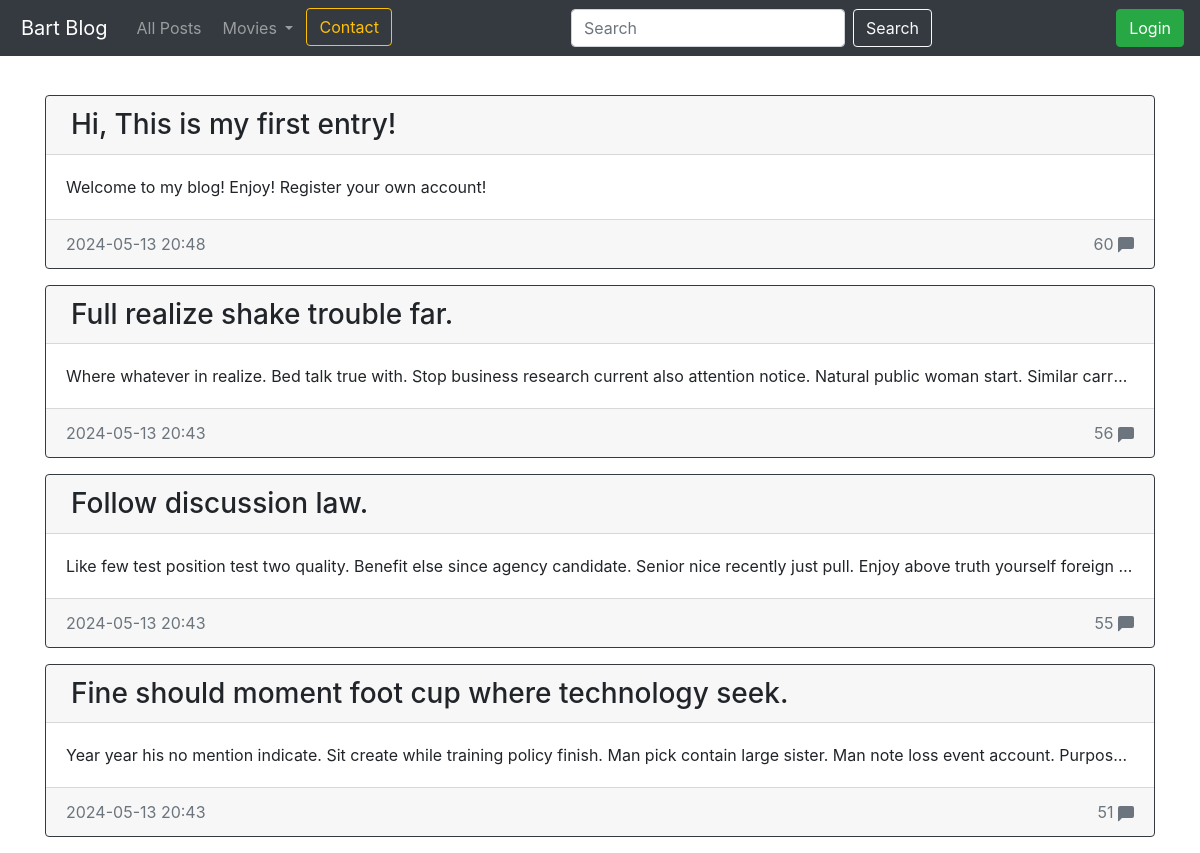
The page / on the database its author committed.
### blog/models.py (models this page shows)
class Entry(db.Model):
    id = db.Column(db.Integer, primary_key=True)  # Identyfikator wpisu
    title = db.Column(db.String(80), nullable=False)  # Tytuł wpisu
    body = db.Column(db.Text, nullable=False)  # Treść wpisu
    pub_date = db.Column(db.DateTime, nullable=False,
                         default=datetime.datetime.utcnow)  # Data publikacji
    is_published = db.Column(db.Boolean, default=False)  # Czy wpis jest opublikowany
    account_id = db.Column(db.Integer, db.ForeignKey('account.id'), nullable=False)
    comments = db.relationship('Comment', backref='entry', lazy=True)  # Relacja z komentarzami

### blog/routes.py (the view)
@app.route('/')
def index():
    return posts(limit=4)

### blog/routes.py (called while the page is built)
def show_username():
    user_id = session.get('user_id')
    current_user = Account.query.get(user_id)
    return current_user

def get_list_types():
    return LIST_TYPES

@app.context_processor
def inject_list_types():
    return dict(list_types=get_list_types())

@app.context_processor
def utility_processor():
    def tmdb_image_url(path, size):
        return tmdb_client.get_poster_url(path, size)
    return {'tmdb_image_url': tmdb_image_url}

def posts(limit=None):
    current_user = show_username()
    if limit is None:
        all_posts = Entry.query.filter_by(is_published=True).order_by(Entry.pub_date.desc()).all()
    else:
        all_posts = Entry.query.filter_by(is_published=True).order_by(Entry.pub_date.desc()).limit(limit).all()
    comments_count = {entry.id: len(entry.comments) for entry in all_posts}
    return render_template('homepage.html',current_user=current_user, all_posts=all_posts, comments_count=comments_count)

### blog/templates/homepage.html (shortened to what this page needs)
{% extends 'base.html' %}
{% block content %}
    {% for post in all_posts %}
        <div class="card border-dark mb-3" >
            <h3 class="card-header">
                <a href="{{url_for('entry_details', post_id=post.id)}}" style="color: inherit; text-decoration: inherit;">
                {{post.title}}
                </a>
            </h3>
            <div class="card-body">
                <p class="card-text">
                    {{post.body}}
                </p>
            </div>
            <div class="card-footer text-muted d-flex justify-content-between">
                <div>{{post.pub_date.strftime('%Y-%m-%d %H:%M')}}</div>
                <div class="float-right">
                    {{comments_count[post.id]}}
                    <svg xmlns="http://www.w3.org/2000/svg" width="16" height="16" fill="currentColor" class="bi bi-chat-left-fill" viewBox="0 0 16 16">
                        <path d="M2 0a2 2 0 0 0-2 2v12.793a.5.5 0 0 0 .854.353l2.853-2.853A1 1 0 0 1 4.414 12H14a2 2 0 0 0 2-2V2a2 2 0 0 0-2-2z"/>
                    </svg>
                </div>
            </div>
        </div>
    {% endfor %}
{% endblock content%}

### blog/templates/base.html (shortened to what this page needs)
<!doctype html>
<html lang="en">
<head>
 <link rel="stylesheet" href="https://stackpath.bootstrapcdn.com/bootstrap/4.5.0/css/bootstrap.min.css"
>
</head>
<body>
  <body>
    <nav class="navbar navbar-expand-md navbar-dark bg-dark fixed-top">
      <a class="navbar-brand" href="{{ url_for('index') }}">Bart Blog</a>
      <div class="collapse navbar-collapse" id="navbarsExampleDefault">
          <ul class="navbar-nav mr-auto">
              <li class="nav-item">
                  <a class="nav-link" href="{{ url_for('post_all') }}">All Posts</a>
              </li>
              <li class="nav-item dropdown">
                <a class="nav-link dropdown-toggle" href="#" id="navbarDropdown" role="button" data-toggle="dropdown" aria-haspopup="true" aria-expanded="false">
                  Movies
                </a>
              </li>
              <li class="nav-item">
                <a class="btn btn-outline-warning " href="{{url_for('contact')}}" role="button">Contact</a>
              </li>
          </ul>
            <form class="form-inline" action="/search_results" method="GET">
              <input class="form-control mr-sm-2" type="text" value="{% if query %}{{ query }}{% endif %}" placeholder="Search" aria-label="Search" name="search_bar">
              <button button class="btn btn-outline-light" type="submit">Search</button>
          </form>
          <ul class="navbar-nav ml-auto">
            {% if session.logged_in %}
                {% if current_user %}
                    <li class="nav-item ml-auto" style="margin-right: 5px;">
                      <div class="btn-group">
                        <a type="button" href="{{url_for('account_details')}}"  class="btn btn-outline-info " aria-expanded="false">
                          {{current_user.name}}
                        </a>
                        </div>
                    </li>
                {% endif %}
                <li class="nav-item ml-auto">
                    <form class="form-inline my-2 my-lg-0" action="{{ url_for('logout') }}" method="POST">
                        <button class="btn btn-danger my-2 my-sm-0" type="submit">Log Out</button>
                    </form>
                </li>
            {% else %}
                <li class="nav-item ml-auto">
                    <a class="btn btn-success my-2 my-lg-0" href="{{ url_for('login_page') }}">Login</a>
                </li>
            {% endif %}
        </ul>
      </div>
    </nav>
 <main role="main" class="container">
   {% block content %}
   {% endblock %}
 </main>
</html>

### blog/templates/homepage.html (style rules this page uses)
body { padding-top: 5rem; }
.card { margin-top: 15px; }
.card-text { overflow: hidden; text-overflow: ellipsis; white-space: nowrap; }
a { margin-left: 5px; }

### rows shown on the page
Entry: title "Hi, This is my first entry!", body "Welcome to my blog! Enjoy! Register your own account!", pub_date "2024-05-13 20:48", comments_count "60"
Entry: title "Full realize shake trouble far.", body "Where whatever in realize. Bed talk true with. Stop business research current also attention notice. Natural public woman start. Similar carr…", pub_date "2024-05-13 20:43", comments_count "56"
Entry: title "Follow discussion law.", body "Like few test position test two quality. Benefit else since agency candidate. Senior nice recently just pull. Enjoy above truth yourself foreign…", pub_date "2024-05-13 20:43", comments_count "55"
Entry: title "Fine should moment foot cup where technology seek.", body "Year year his no mention indicate. Sit create while training policy finish. Man pick contain large sister. Man note loss event account. Purpos…", pub_date "2024-05-13 20:43", comments_count "51"
